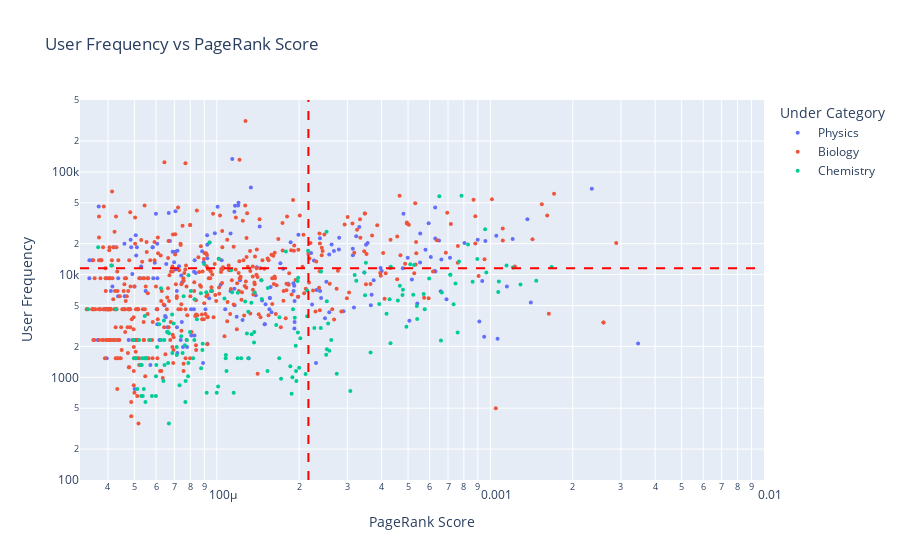

The notebook cell saved with this chart:
### Markdown cell above
Observation
- The majority of articles with a smaller pagerank score that yet have above average frequency by users belong to the "Film" and "Computer and Video games" categories. Where the articles in question are big popcultural phenomenon such as Star Wars, Nintendo and Mario. Something that is not that suprising that people have good knowledge in. 
- Sports constitutes the biggest part of the articles in "Everyday life" that are in the lower right quadrant.

### Code cell
freVpr = get_pageVSfreq_data(data, df_filtered_hubs)
plot_pageVSfreq(freVpr, category='Science')

### Figure 1 — Plotly figure (JSON) as saved in the notebook; plotly's stock layout.template omitted (floating-point values rounded to 4 significant figures; data arrays with more than 128 entries replaced by an {"elided": "..."} marker saying what was removed)
{"data": [{"customdata": {"elided": "191x1 str values"}, "hovertemplate": "Under Category=Physics<br>PageRank Score=%{x}<br>User Frequency=%{y}<br>article_name=%{customdata[0]}<extra></extra>", "legendgroup": "Physics", "marker": {"color": "#636efa", "opacity": 1, "size": 4, "symbol": "circle"}, "mode": "markers", "name": "Physics", "orientation": "v", "showlegend": true, "type": "scatter", "x": {"elided": "191 float values"}, "xaxis": "x", "y": {"elided": "191 float values"}, "yaxis": "y"}, {"customdata": {"elided": "474x1 str values"}, "hovertemplate": "Under Category=Biology<br>PageRank Score=%{x}<br>User Frequency=%{y}<br>article_name=%{customdata[0]}<extra></extra>", "legendgroup": "Biology", "marker": {"color": "#EF553B", "opacity": 1, "size": 4, "symbol": "circle"}, "mode": "markers", "name": "Biology", "orientation": "v", "showlegend": true, "type": "scatter", "x": {"elided": "474 float values"}, "xaxis": "x", "y": {"elided": "474 float values"}, "yaxis": "y"}, {"customdata": {"elided": "175x1 str values"}, "hovertemplate": "Under Category=Chemistry<br>PageRank Score=%{x}<br>User Frequency=%{y}<br>article_name=%{customdata[0]}<extra></extra>", "legendgroup": "Chemistry", "marker": {"color": "#00cc96", "opacity": 1, "size": 4, "symbol": "circle"}, "mode": "markers", "name": "Chemistry", "orientation": "v", "showlegend": true, "type": "scatter", "x": {"elided": "175 float values"}, "xaxis": "x", "y": {"elided": "175 float values"}, "yaxis": "y"}], "layout": {"legend": {"title": {"text": "Under Category"}, "tracegroupgap": 0}, "shapes": [{"line": {"color": "red", "dash": "dash"}, "type": "line", "x0": 0.0002162, "x1": 0.0002162, "xref": "x", "y0": 0, "y1": 1, "yref": "y domain"}, {"line": {"color": "red", "dash": "dash"}, "type": "line", "x0": 0, "x1": 1, "xref": "x domain", "y0": 11500.0, "y1": 11500.0, "yref": "y"}], "title": {"text": "User Frequency vs PageRank Score"}, "xaxis": {"anchor": "y", "domain": [0, 1], "range": [-4.5, -2], "title": {"text": "PageRank Score"}, "type": "log"}, "yaxis": {"anchor": "x", "domain": [0, 1], "range": [2, 5.7], "title": {"text": "User Frequency"}, "type": "log"}}}
